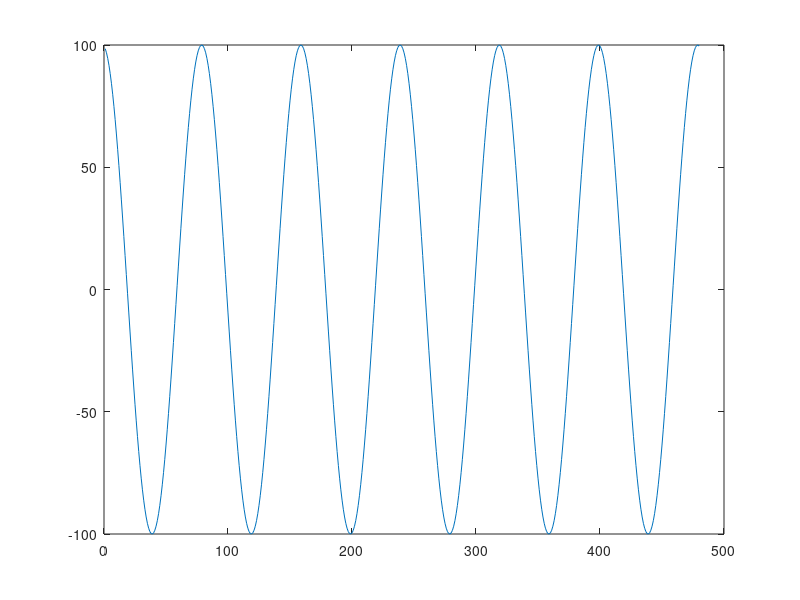
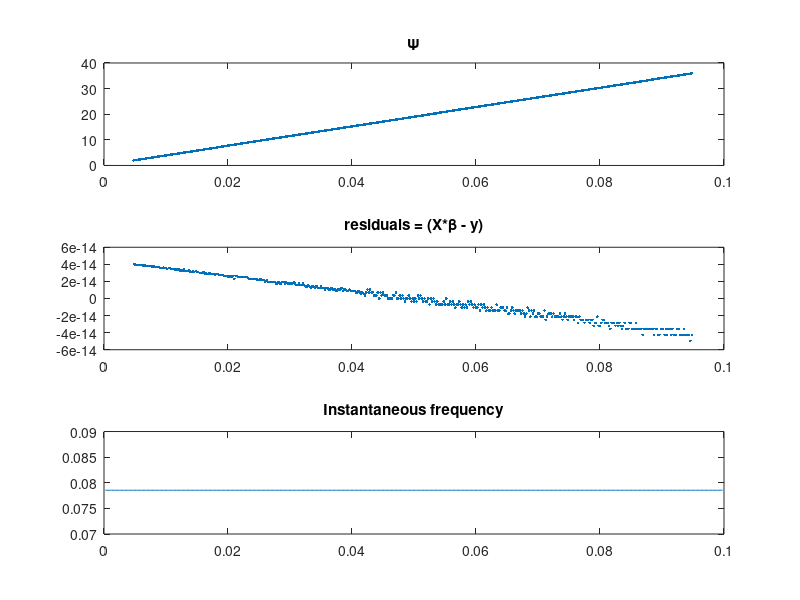
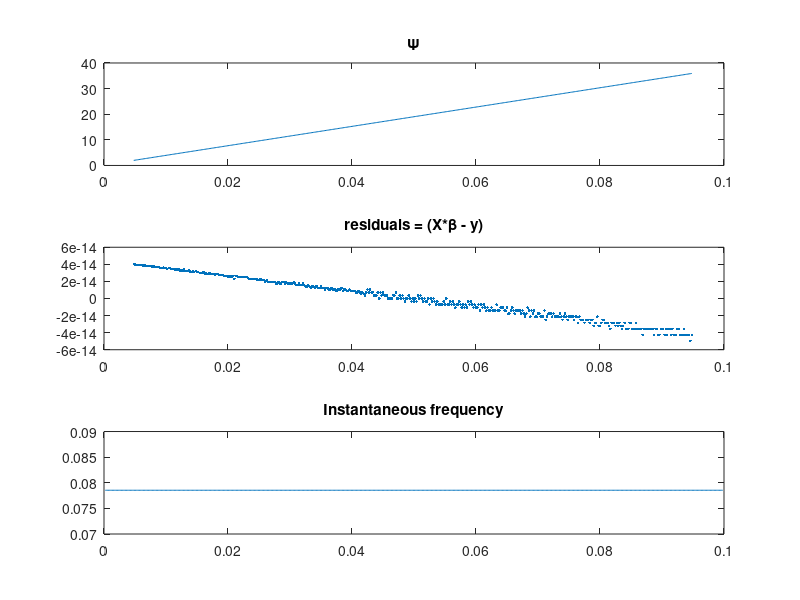

The MATLAB script that drew these images, in order:
% Estimation of Sincrophasors with discontinuities
% using MATLAB optimization toolbox 
clear all; close all; clc;

%signal generation
F0 = 60; %Hz nominal
F1 = 60; %Hz fundamental
SampleRate = 4800; %Hz
dt = 1/SampleRate;
AnalysisCycles = 6;
NSamples = floor(AnalysisCycles*SampleRate/F0);
n = -NSamples/2:(NSamples/2-1); %discrete time vector
tau_pp = 0.0; % relative time of step in percent of total time 
tau_0 = (tau_pp - 0.5)*NSamples; %discrete time displacement
n = n - tau_0;
t = n*dt; %time vector
Vm = 100; %70*sqrt(2);
Ps = 0; %phase in degrees

% Phase in radians
Ph = Ps*pi/180;

KaS = 10;   % IEEE Std phase (angle) step index: 10 degrees
KxS = 0;   % magnitude step index: 0.1 
Wf = 2*pi*F1;  % fundamental frequency

Xm = Vm; %for now, single phase; TODO: 6-channels
Ain = zeros(length(Xm),length(t));
% Amplitude Step: applied after time passes 0
i = 1;
Ain(i,:) = Xm(i);
Ain(i,t >= 0) = Ain(i,t >= 0) * (1 + KxS(i));
%Phase step
Theta(i,:) = (Wf(i)*t) ...                         % Fundamental
                 + Ph(i);               % phase shift
Theta(i,t >= 0) = Theta(i,t >= 0) + (KaS(i) * pi/180);
cSignal = (Ain.*exp(-1i.*Theta));
SNR = 97; %dB SNR = 20 log_10 Asinal/Aruido => Aruido = Asinal/10^(SNR/20)
Aruido = 0*Vm/10^(SNR/20);
Signal = real(cSignal) + Aruido*(rand(1,length(t))-0.5);

plot(Signal)

%%%% Estimation of tau
%addpath('.\common')
%load filter_PB20_20Hz_5th % b20 a20 (elliptic lowpass filter with 20Hz passband and zero at 60 Hz)

%Hilbert filter
br = 0.05*NSamples; % 5% of NSamples are taken off at the beggining and end
z=hilbert(Signal');  % calculates the analytic signal associated with Signal
Psi = unwrap(angle(z));

f_hi=unwrap(angle(z(2:end,:).*conj(z(1:end-1,:))));  % Hilbert estimate of the instantaneous frequency of Signal
f=f_hi-median(f_hi(br:end-br));

%Ain = (Ain - mean(Ain))./abs(Ain);

%Total Variation of Psi
% m = length(Psi);
% D = zeros(m,m); 
% for i = 1:m-1
%    D(i,i) = -1;
%    D(i,i+1) = 1;
% end
% D(m,m) = 1;
% 
% TV = sum(abs(D*Psi));
% figure; 
% plot(t,TV,t,Psi); title('Total variation of \Psi')
% legend('TV(\Psi)','\Psi')


%threshold
th = 0.01;

[ifmax, imax] = max(abs(f(br:end-br)));
imax_th = find(abs(f(br:end-br))>th,1);
imax_th = imax_th + br - 1;

if imax_th>0
    tau_e = imax_th*dt
    tau = (tau_0 + NSamples/2)*dt
else
    tau_e = 0;
    tau = 0;
    imax_th = size(t,2)+1;
end

tau_error = (tau_e - tau)

%splittig Psi in two
Psi_1 = Psi(br:imax_th-1-br);
t_1 = t(br:imax_th-1-br);
Psi_2 = Psi(imax_th+br:end-br);
t_2 = t(imax_th+br:end-br);

%estimation of angular frequency (w = 2*pi*f) using hilbert
% w is the slope of the linear curve

%1st degree model matrix
%calculating 2freqs
X1 = [t_1' ones(size(t_1))']; y = Psi_1;
beta = (X1'*X1)\X1'*y;
fest_1 = beta(1)/(2*pi)
ferr_1 = 100*(fest_1 - F1)/F1
res_1 = (X1*beta - y);

X2 = [t_2' ones(size(t_2))']; y = Psi_2;
beta = (X2'*X2)\X2'*y;
fest_2 = beta(1)/(2*pi)
ferr_2 = 100*(fest_2 - F1)/F1
res_2 = (X2*beta - y);

fest = mean([fest_1 fest_2])
ferr = 100*(fest - F1)/F1

figure
subplot(3,1,1); plot(t_1,Psi_1,'.',t_2,Psi_2,'.'); title('\Psi')
subplot(3,1,2); plot(t_1,res_1,'.',t_2,res_2,'.'); title('residuals = (X*\beta - y)')
subplot(3,1,3); plot(t(2:end),abs(f_hi)); title('Instantaneous frequency')

%Other approach
%calculating 1freq
Psi = [Psi_1; Psi_2]; y = Psi;
t_m = [t_1 t_2]';
X = [t_m'; ones(size(t_m))']';
beta = (X'*X)\X'*y;
fest_m = beta(1)/(2*pi)
ferr_m = 100*(fest_m - F1)/F1
res_m = (X*beta - y);
figure
subplot(3,1,1); plot(t_m,Psi); title('\Psi')
subplot(3,1,2); plot(t_m,res_m,'.'); title('residuals = (X*\beta - y)')
subplot(3,1,3); plot(t(2:end),abs(f_hi)); title('Instantaneous frequency')


